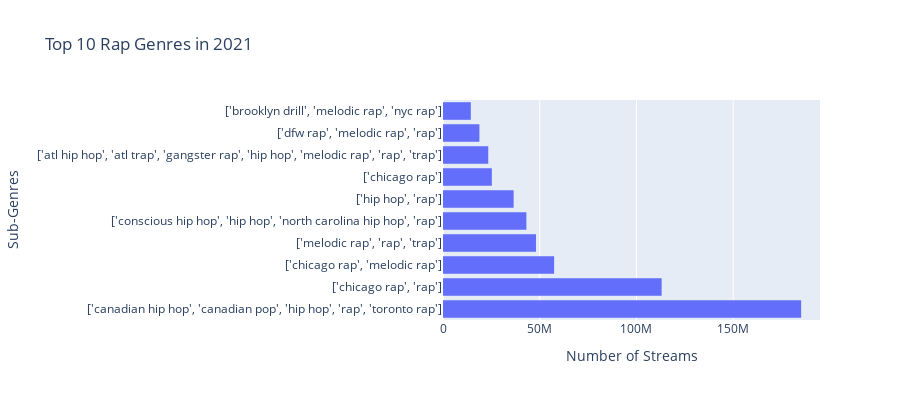

The code cell stored with this chart in its notebook:
### Code cell
df =categorical_genre.loc[categorical_genre['split_genres']=='rap'].groupby('genres').agg(sum).sort_values('streams',ascending=False).head(10).reset_index()
fig=px.histogram(df, x='streams', y='genres', hover_data=['genres'],
             height=400, orientation = 'h',title='Top 10 Rap Genres in 2021')
fig.update_xaxes(title_text="Number of Streams")
fig.update_yaxes(title_text="Sub-Genres")

### Figure 1 — Plotly figure (JSON) as saved in the notebook; plotly's stock layout.template omitted (floating-point values rounded to 4 significant figures)
{"data": [{"alignmentgroup": "True", "bingroup": "y", "histfunc": "sum", "hovertemplate": "sum of streams=%{x}<br>genres=%{y}<extra></extra>", "legendgroup": "", "marker": {"color": "#636efa"}, "name": "", "offsetgroup": "", "orientation": "h", "showlegend": false, "type": "histogram", "x": [185102334, 113003434, 57427964, 48053136, 43086865, 36502304, 25242115, 23383530, 18813591, 14372260], "xaxis": "x", "y": ["['canadian hip hop', 'canadian pop', 'hip hop', 'rap', 'toronto rap']", "['chicago rap', 'rap']", "['chicago rap', 'melodic rap']", "['melodic rap', 'rap', 'trap']", "['conscious hip hop', 'hip hop', 'north carolina hip hop', 'rap']", "['hip hop', 'rap']", "['chicago rap']", "['atl hip hop', 'atl trap', 'gangster rap', 'hip hop', 'melodic rap', 'rap', 'trap']", "['dfw rap', 'melodic rap', 'rap']", "['brooklyn drill', 'melodic rap', 'nyc rap']"], "yaxis": "y"}], "layout": {"barmode": "relative", "height": 400, "legend": {"tracegroupgap": 0}, "title": {"text": "Top 10 Rap Genres in 2021"}, "xaxis": {"anchor": "y", "domain": [0, 1], "title": {"text": "Number of Streams"}}, "yaxis": {"anchor": "x", "domain": [0, 1], "title": {"text": "Sub-Genres"}}}}
